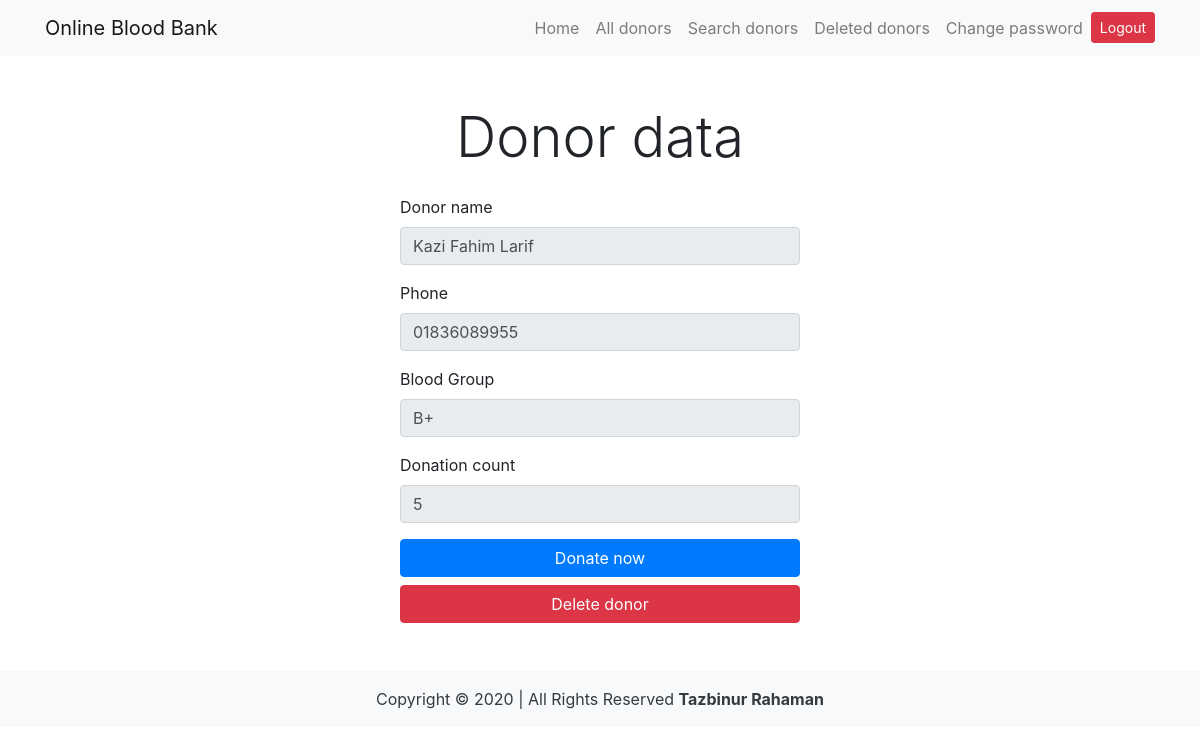
Screenshot of /donor_data.php?id=2 (signed in) with the database file from the repository.
### tables this page shows
CREATE TABLE `donor_list` (
  `id` int(225) NOT NULL,
  `name` varchar(225) NOT NULL,
  `phone` varchar(225) NOT NULL,
  `blood_group` varchar(225) NOT NULL,
  `donation_count` int(225) NOT NULL,
  `del` int(1) NOT NULL DEFAULT '0'
);

### donor_data.php (the view, shortened to what this page needs)
<?php
include 'inc/header.php';
?>
<?php
if (isset($_GET['id'])) {
  $donor_id = $_GET['id'];
  $sql = "SELECT * FROM donor_list WHERE id='$donor_id';";
  $result = mysqli_query($conn, $sql);
  $result_check = mysqli_num_rows($result);
  if( $result_check > 0 ){
    while ($row = mysqli_fetch_assoc($result)) {
        ?>
        <div class="container">
          <div class="text-center mt-5">
            <p class="display-4">Donor data</p>
          </div>
          <form class="pt-2 pb-5 mx-auto" method="post" action="#" style="max-width: 400px">
          <div class="form-group">
            <label>Donor name</label>
            <input name="name" disabled value="<?php echo $row['name']; ?>" type="text" class="form-control">
          </div>
          <div class="form-group">
            <label>Phone</label>
            <input name="phone" disabled value="<?php echo $row['phone']; ?>" type="text" class="form-control">
          </div>
          <div class="form-group">
            <label>Blood Group</label>
            <input name="phone" disabled value="<?php echo $row['blood_group']; ?>" type="text" class="form-control">
          </div>
          <div class="form-group">
            <label>Donation count</label>
            <input name="count" disabled value="<?php echo $row['donation_count']; ?>" type="number" class="form-control">
          </div>
           <a href="donor_data.php?id=<?php echo $donor_id; ?>&action=donate_now" class="btn btn-primary btn-block">Donate now</a>
           <a href="donor_data.php?id=<?php echo $donor_id; ?>&action=delete_donor" class="btn btn-danger btn-block">Delete donor</a>
        </form>
        </div>
        <?php
    }
  }
}
?>
<?php include 'inc/footer.php'; ?>

### rows the page displays
donor_list: name "Kazi Fahim Larif", phone "01836089955", phone "B+", count "5"
